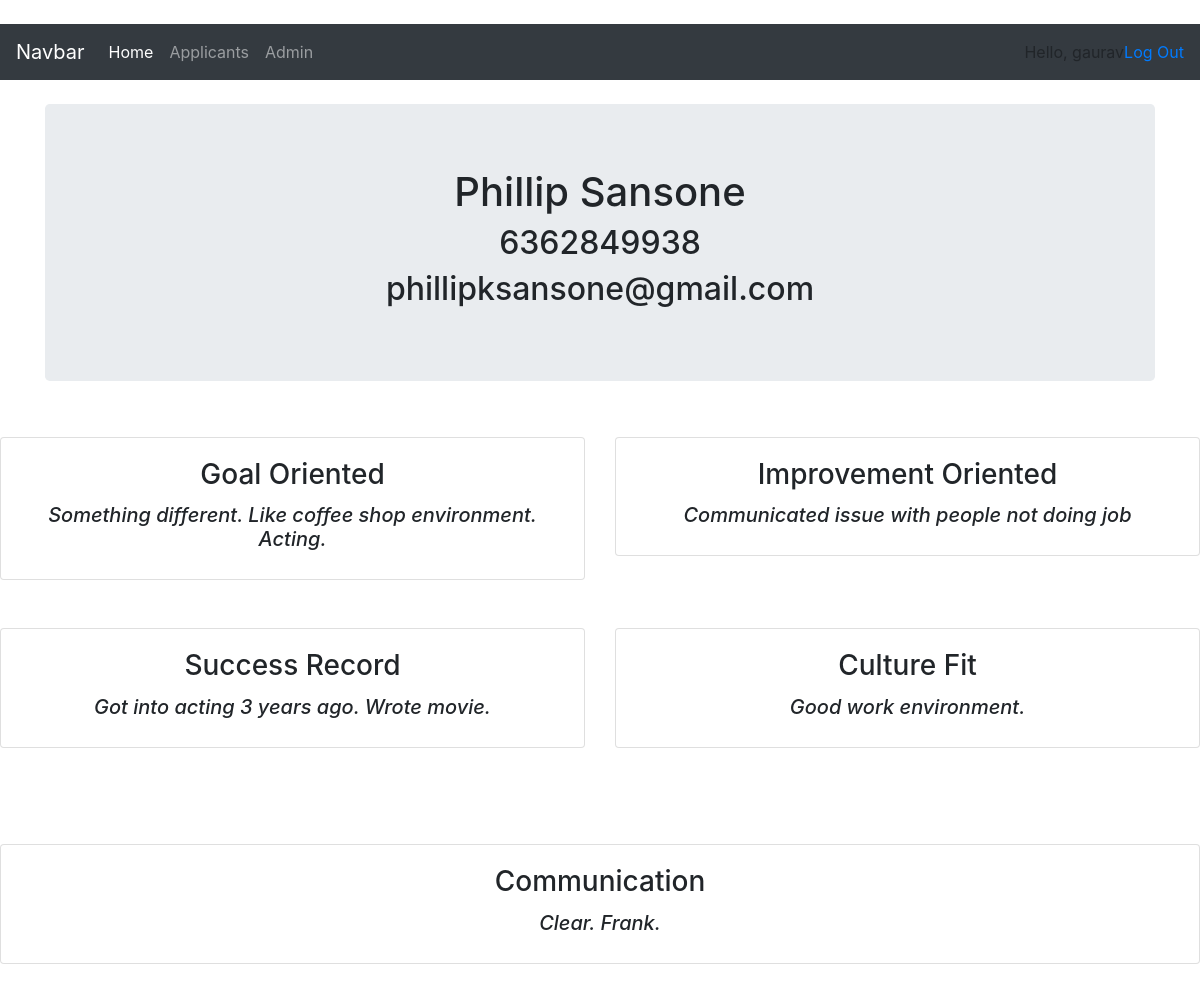
Screenshot of /applicant_detail/2/ (signed in) with the database file from the repository.
### ressys/models.py (models this page shows, shortened)
class Applicant(models.Model):
    fname                  = models.CharField(max_length = 256)
    lname                  = models.CharField(max_length = 256)
    email                  = models.EmailField(unique =True)
    phone                  = models.CharField(max_length = 20)
    hired                  = models.BooleanField(default=False)
    goal_oriented          = models.TextField()
    improvement_oriented   = models.TextField()
    success_record         = models.TextField()
    culture_fit            = models.TextField()
    communication          = models.TextField()
    ratings                = models.PositiveIntegerField(validators=[MaxValueValidator(5),MinValueValidator(1)])
    create_date            = models.DateTimeField(default = timezone.now)
    hired                  = models.BooleanField(default=False)
    hired_date             = models.DateTimeField(blank=True, null=True)

### ressys/views.py (the view)
# urls.py: path('applicant_detail/<int:pk>/', views.applicantDetailView, name = 'applicant_detail'),
@login_required(login_url = 'ressys:login_user')
def applicantDetailView(request, pk):
    applicant =  Applicant.objects.get(id=pk)
    context = {'applicant':applicant}
    return render (request, 'applicant_detail.html',context)

### ressys/template/ressys/applicant_detail.html (shortened to what this page needs)
{% extends 'base.html'%}
{% block content %}
<div class="container my-4">
  <div class="jumbotron">
    <h1 class = 'text-center'>{{applicant.fname}} {{applicant.lname}}</h1>
    <h2 class = 'text-center'>{{applicant.phone}}</h2>
    <h2 class = 'text-center'>{{applicant.email}}</h2>
  </div>
</div>
<div class="row">
    <div class="col-md">
      <div class="card my-4" >
       <div class="card-body">
         <h3 class = 'card-title text-center'>Goal Oriented</h3>
                 <h5 class = 'text-center'><i>{{applicant.goal_oriented}}</i></h5>
       </div>
     </div>
    </div>
    <div class="col-md">
      <div class="card my-4" >
       <div class="card-body">
         <h3 class = 'card-title text-center'>Improvement Oriented</h3>
                 <h5 class = 'text-center'><i>{{applicant.improvement_oriented}}</i></h5>
       </div>
     </div>
    </div>
</div>
<div class="row">
    <div class="col-md my-0">
      <div class="card my-4" >
       <div class="card-body">
         <h3 class = 'card-title text-center'>Success Record</h3>
                 <h5 class = 'text-center'><i>{{applicant.success_record}}</i></h5>
       </div>
     </div>
    </div>
    <div class="col-md">
      <div class="card my-4" >
       <div class="card-body">
         <h3 class = 'card-title text-center'>Culture Fit</h3>
                 <h5 class = 'text-center'><i>{{applicant.culture_fit}}</i></h5>
       </div>
     </div>
    </div>
</div>
<div class="row my-0">
    <div class="col-md">
      <div class="card my-4" >
       <div class="card-body">
         <h3 class = 'card-title text-center'>Communication</h3>
                 <h5 class = 'text-center'> <i>{{applicant.communication}}</i> </h5>
       </div>
     </div>
    </div>
</div>
{% endblock %}

### ressys/template/ressys/base.html (shortened to what this page needs)
<!doctype html>
<html lang="en">
  <head>
    <link rel="stylesheet" href="https://stackpath.bootstrapcdn.com/bootstrap/4.5.0/css/bootstrap.min.css">
  </head>
  <body>
    {% include 'navbar.html' %}
    {% block content%}
    {% endblock%}
  </body>
</html>

### ressys/template/ressys/navbar.html (shortened to what this page needs)
<br>
<nav class="navbar navbar-expand-lg navbar-dark bg-dark">
  <a class="navbar-brand" href="#">Navbar</a>
  <div class="collapse navbar-collapse" id="navbarNav">
    <ul class="navbar-nav">
      <li class="nav-item active">
        <a class="nav-link" href="#">Home <span class="sr-only">(current)</span></a>
      </li>
      <li class="nav-item">
        <a class="nav-link" href="#">Applicants</a>
      </li>
      <li class="nav-item">
        <a class="nav-link" href="#">Admin</a>
      </li>
    </ul>
  </div>
  <span>Hello, {{request.user}} </span>
  <span> <a href="{% url 'ressys:logout_user' %}">Log Out</a> </span>
</nav>

### rows the page displays
Applicant: fname "Phillip", lname "Sansone", phone "6362849938", email "phillipksansone@gmail.com", goal_oriented "Something different. Like coffee shop environment. Acting.", improvement_oriented "Communicated issue with people not doing job", success_record "Got into acting 3 years ago. Wrote movie.", culture_fit "Good work environment.", communication "Clear. Frank."

### other values shown
{{ request.user }} "gaurav"
